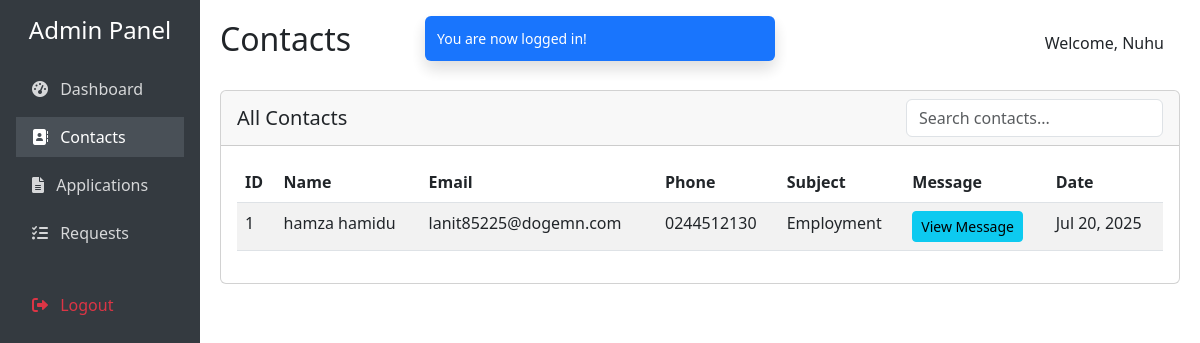
Page /admin/contacts.php (signed in) on the committed database.
### tables this page shows
CREATE TABLE `care_contact_messages` (
  `id` bigint(20) NOT NULL,
  `message_id` varchar(100) NOT NULL,
  `message_name` varchar(100) NOT NULL,
  `message_email` varchar(100) NOT NULL,
  `message_phone` varchar(20) DEFAULT NULL,
  `message_subject` varchar(100) DEFAULT NULL,
  `message_message` text NOT NULL,
  `message_status` enum('unread','read','replied') DEFAULT 'unread',
  `created_at` timestamp NOT NULL DEFAULT current_timestamp(),
  `updated_at` timestamp NOT NULL DEFAULT current_timestamp() ON UPDATE current_timestamp()
);

### admin/contacts.php (the view, shortened to what this page needs)
<?php
    include_once ("../system/DatabaseConnector.php");
    include 'includes/header.php';
    include 'includes/sidebar.php';
    $limit = 10;
    $page = isset($_GET['page']) ? (int)$_GET['page'] : 1;
    $offset = ($page - 1) * $limit;
    $query = "SELECT * FROM care_contact_messages ORDER BY id DESC LIMIT $offset, $limit";
    $result = $dbConnection->query($query);
?>
<div class="card">
    <div class="card-header d-flex justify-content-between align-items-center">
        <h5 class="mb-0">All Contacts</h5>
        <div>
            <input type="text" id="searchInput" class="form-control" placeholder="Search contacts...">
        </div>
    </div>
    <div class="card-body">
        <div class="table-responsive">
            <table class="table table-striped table-hover">
                <thead>
                    <tr>
                        <th>ID</th>
                        <th>Name</th>
                        <th>Email</th>
                        <th>Phone</th>
                        <th>Subject</th>
                        <th>Message</th>
                        <th>Date</th>
                    </tr>
                </thead>
                <tbody>
                    <?php if ($result && $result->rowCount() > 0): ?>
                        <?php foreach ($result->fetchAll() as $row): ?>
                            <tr>
                                <td><?php echo $row['id']; ?></td>
                                <td><?php echo htmlspecialchars($row['message_name']); ?></td>
                                <td><?php echo htmlspecialchars($row['message_email']); ?></td>
                                <td><?php echo htmlspecialchars($row['message_phone']); ?></td>
                                <td><?php echo htmlspecialchars($row['message_subject']); ?></td>
                                <td>
                                    <button type="button" class="btn btn-sm btn-info" data-bs-toggle="modal" data-bs-target="#messageModal<?php echo $row['id']; ?>">
                                        View Message
                                    </button>
                                </td>
                                <td><?php echo date('M d, Y', strtotime($row['created_at'])); ?></td>
                            </tr>
                        <?php endforeach; ?>
                    <?php else: ?>
                        <tr>
                            <td colspan="7" class="text-center">No contacts found</td>
                        </tr>
                    <?php endif; ?>
                </tbody>
            </table>
        </div>
    </div>
</div>
<?php include 'includes/footer.php'; ?>

### system/DatabaseConnector.php (shortened to what this page needs)
<?php
    $driver = $_ENV['DB_DRIVER'];
    $hostname = $_ENV['DB_HOST'];
    $database = $_ENV['DB_DATABASE'];
    $username = $_ENV['DB_USERNAME'];
    $password = $_ENV['DB_PASSWORD'];
    try {
        $string = $driver . ":host=" . $hostname . ";charset=utf8mb4;dbname=" . $database;
        $dbConnection = new \PDO(
            $string, $username, $password
        );
    } catch (\PDOException $e) {
        exit($e->getMessage());
    }
    if (isset($_SESSION['CTFLHADMIN'])) {
        $user_id = $_SESSION['CTFLHADMIN'];
        $data = array($user_id, 'admin');
        $sql = "
            SELECT * FROM care_users
            WHERE user_id = ?
            AND user_type = ?
            LIMIT 1
        ";
        $statement = $dbConnection->prepare($sql);
        $statement->execute($data);
        if ($statement->rowCount() > 0) {
            $admin_data = $statement->fetchAll();
            $admin_data = $admin_data[0];
            $fn = explode(' ', $admin_data['user_fullname']);
            $admin_data['first'] = ucwords($fn[0]);
            $admin_data['last'] = '';
            if (count($fn) > 1) {
                $admin_data['last'] = ucwords($fn[1]);
            }
        } else {
            unset($_SESSION['CTFLHADMIN']);
            redirect(PROOT . 'admin/');
        }
    }
 	if (isset($_SESSION['flash_success'])) {
 	 	$flash_user = '
			<div aria-live="polite" aria-atomic="true" class="position-fixed top-0 start-50 translate-middle-x rounded-3" style="z-index: 9999;">
				<div class="p-3">
					<div class="toast show text-bg-primary border-0" id="temporary">
                        <div class="toast-body">
                            ' . $_SESSION['flash_success'] . '
                        </div>
					</div>
				</div>
			</div>
		';
 	}

### admin/includes/header.php (shortened to what this page needs)
<!DOCTYPE html>
<html lang="en">
<head>
    <link href="https://cdn.jsdelivr.net/npm/bootstrap@5.3.0-alpha1/dist/css/bootstrap.min.css" rel="stylesheet">
    <link rel="stylesheet" href="https://cdnjs.cloudflare.com/ajax/libs/font-awesome/6.0.0/css/all.min.css">
</head>
<body>
    <div class="container-fluid">
        <div class="row">

### admin/includes/sidebar.php
<div class="col-md-2 sidebar p-0">
    <div class="d-flex flex-column p-3">
        <h4 class="text-center mb-4">Admin Panel</h4>
        <ul class="nav flex-column">
            <li class="nav-item mb-2">
                <a href="dashboard" class="nav-link <?php echo basename($_SERVER['PHP_SELF']) == 'dashboard.php' ? 'active' : ''; ?>">
                    <i class="fas fa-tachometer-alt me-2"></i> Dashboard
                </a>
            </li>
            <li class="nav-item mb-2">
                <a href="contacts" class="nav-link <?php echo basename($_SERVER['PHP_SELF']) == 'contacts.php' ? 'active' : ''; ?>">
                    <i class="fas fa-address-book me-2"></i> Contacts
                </a>
            </li>
            <li class="nav-item mb-2">
                <a href="applications" class="nav-link <?php echo basename($_SERVER['PHP_SELF']) == 'applications.php' ? 'active' : ''; ?>">
                    <i class="fas fa-file-alt me-2"></i> Applications
                </a>
            </li>
            <li class="nav-item mb-2">
                <a href="requests" class="nav-link <?php echo basename($_SERVER['PHP_SELF']) == 'requests.php' ? 'active' : ''; ?>">
                    <i class="fas fa-tasks me-2"></i> Requests
                </a>
            </li>
            <li class="nav-item mt-4">
                <a href="logout" class="nav-link text-danger">
                    <i class="fas fa-sign-out-alt me-2"></i> Logout
                </a>
            </li>
        </ul>
    </div>
</div>
<div class="col-md-10 main-content">
    <div class="d-flex justify-content-between align-items-center mb-4">
        <h2><?php echo ucfirst(str_replace('.php', '', basename($_SERVER['PHP_SELF']))); ?></h2>
        <div>
            <span class="me-3">Welcome, <?= $admin_data['first']; ?></span>
        </div>
    </div>

### admin/includes/footer.php (shortened to what this page needs)
            </div>
        </div>
    </div>
    <?= $flash_user; ?>
</body>
</html>

### admin/includes/header.php (style rules this page uses)
.sidebar { min-height: 100vh; background-color: #343a40; color: white; }
.nav-link { color: rgba(255, 255, 255, 0.8); }
.nav-link.active { background-color: #495057; color: white; }
.main-content { padding: 20px; }

### rows in the picture
care_contact_messages: id "1", message_name "hamza hamidu", message_email "lanit85225@dogemn.com", message_phone "0244512130", message_subject "Employment", created_at "Jul 20, 2025"

### other values in the picture
str_replace('.php', '', basename($_SERVER['PHP_SELF'])) "Contacts"
$admin_data['first'] "Nuhu"
$_SESSION['flash_success'] "You are now logged in!"
